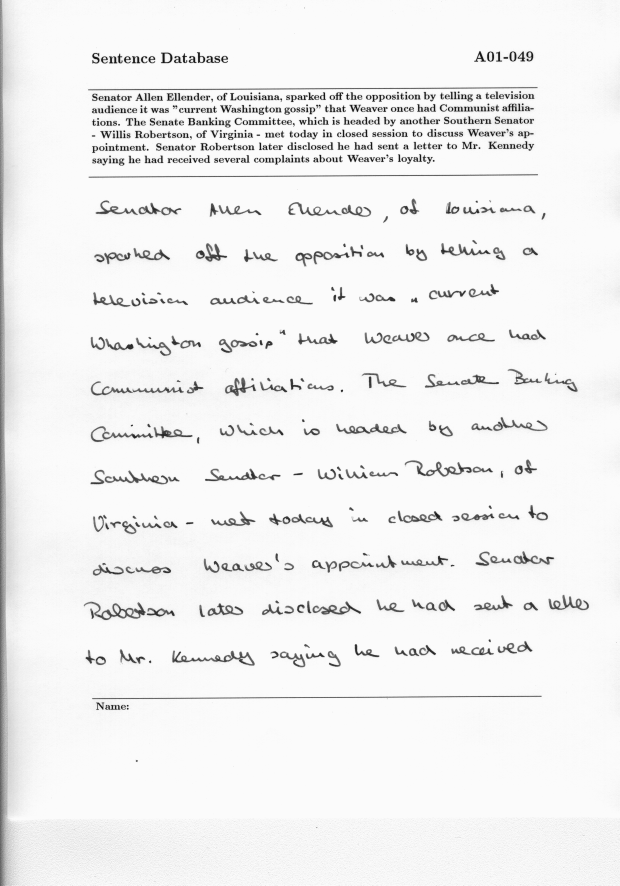
#> input picture a01-049u.png, 2479 x 3542 px (shown at 1/4 size)
$ python main.py
#> lines starting #> are read from the running program, lines starting #| are printed output that depends on the picture; after the words box and inside, x2 and y2 are one past the last pixel; in counts of white or black regions, pixels touching at a corner belong together
import cv2
import numpy as np

def preprocess_image(image):
    """
    Convert to grayscale, blur, and binarize the image.
    Adaptive thresholding is used for robust thresholding under different lighting.
    """
    gray = cv2.cvtColor(image, cv2.COLOR_BGR2GRAY)
    # Apply Gaussian blur to smooth out noise
    blurred = cv2.GaussianBlur(gray, (5, 5), 0)
    # Adaptive thresholding for variable lighting conditions
    thresh = cv2.adaptiveThreshold(blurred, 255,
                                   cv2.ADAPTIVE_THRESH_GAUSSIAN_C,
                                   cv2.THRESH_BINARY_INV,
                                   15, 10)
    return thresh

import matplotlib.pyplot as plt

def show_image_with_bbox(image, bbox):
    import cv2
    cv2.rectangle(image, (bbox[0], bbox[1]),
                  (bbox[0]+bbox[2], bbox[1]+bbox[3]),
                  (0,255,0), 2)

    # Convert BGR to RGB for matplotlib
    image_rgb = cv2.cvtColor(image, cv2.COLOR_BGR2RGB)

    plt.imshow(image_rgb)
    plt.title("Detected Area")
    plt.axis('off')
    plt.show()


def get_written_area(thresh, size=(1240, 1754)):
    """
    Find contours and select the largest bounding rectangle which presumably
    corresponds to the handwritten area.
    Use morphology to merge nearby components if needed.
    """
    # Use dilation to merge individual handwriting strokes if necessary.
    kernel = cv2.getStructuringElement(cv2.MORPH_RECT, (5, 5))
    dilated = cv2.dilate(thresh, kernel, iterations=2)

    # Find contours on the dilated image.
    contours, _ = cv2.findContours(dilated, cv2.RETR_EXTERNAL, cv2.CHAIN_APPROX_SIMPLE)

    if not contours:
        return None

    # Select the largest contour by area, assuming handwriting dominates.
     # Compute bounding boxes for all valid contours
    img_area = size[0] * size[1]
    W, H = size
    valid_boxes = []

    for cnt in contours:
        area = cv2.contourArea(cnt)
        x, y, w, h = cv2.boundingRect(cnt)

        if not (0.0002 * img_area < area < 0.04 * img_area):
            continue

        too_close_left = x < 0.02 * W
        too_close_bottom = (y + h) > 0.98 * H
        aspect_ratio = h / (w + 1e-5)

        # Reject small blobs on the border or weird tall vertical ones
        if (too_close_left or too_close_bottom) and area < 800:
            continue
        if too_close_left and aspect_ratio > 5 and area > 100:
            continue  # likely left-side shading or scan artifact Relative to image dimensions


        valid_boxes.append((x, y, w, h))


    if not valid_boxes:
        return None

    # Find extremes of all boxes
    x_vals = [x for x, y, w, h in valid_boxes]
    y_vals = [y for x, y, w, h in valid_boxes]
    x2_vals = [x + w for x, y, w, h in valid_boxes]
    y2_vals = [y + h for x, y, w, h in valid_boxes]

    # Unified bounding box
    x_min = min(x_vals)
    y_min = min(y_vals)
    x_max = max(x2_vals)
    y_max = max(y2_vals)

    bbox = (x_min, y_min, x_max - x_min, y_max - y_min)

    return bbox

def analyze_margins(image, bounding_box, margin_threshold=50):
    """
    Calculates margin distances from the bounding box to page edges.
    Compares each margin with a threshold (in pixels) to determine if the margin is 'good' (i.e., sufficiently large).
    Adjust margin_threshold according to resolution.
    """
    img_h, img_w = image.shape[:2]
    x, y, w, h = bounding_box

    # Calculate distances
    left_margin = x
    top_margin = y
    right_margin = img_w - (x + w)
    bottom_margin = img_h - (y + h)

    # Evaluate if each margin is above the threshold.
    left_good   = left_margin >= margin_threshold
    right_good  = right_margin >= margin_threshold
    top_good    = top_margin >= margin_threshold
    bottom_good = bottom_margin >= margin_threshold

    return [left_good, right_good, top_good, bottom_good], (left_margin, top_margin, right_margin, bottom_margin)

def analyze_line_orientation(thresh, debug=False):
    """
    Use probabilistic Hough Line Transform to detect lines in the threshold image.
    Analyze the angles of the detected lines to decide if lines are straight, sloped, or curved.
    This is a simplistic method:
        - if the standard deviation of angles is below a small value, lines are considered 'straight' or consistently 'sloped'.
        - if the mean angle is near zero, they are straight.
        - if the mean angle is significantly non-zero, they are sloped.
        - if the variation is high, it suggests curvature or irregularity.
    Returns a tuple of booleans: (is_line_straight, is_line_sloped, is_line_curved).
    """
    edges = cv2.Canny(thresh, 50, 150, apertureSize=3)
    # Using HoughLinesP to get line segments.
    lines = cv2.HoughLinesP(edges, rho=1, theta=np.pi/180, threshold=100, minLineLength=thresh.shape[1]//2, maxLineGap=20)

    if lines is None:
        # No lines detected; might mean free-form handwritten text.
        return False, False, False

    angles = []
    for line in lines:
        x1, y1, x2, y2 = line[0]
        # Avoid division by zero.
        if x2 - x1 == 0:
            angle = 90.0
        else:
            angle = np.degrees(np.arctan((y2 - y1) / (x2 - x1)))
        angles.append(angle)
        if debug:
            pass
            # print(f"Line: ({x1}, {y1}), ({x2}, {y2}) angle: {angle:.2f}")

    angles = np.array(angles)
    mean_angle = np.mean(angles)
    std_angle = np.std(angles)

    # Define thresholds (these may need tuning)
    angle_straight_threshold = 5.0  # if mean angle is within 5° of horizontal, count as straight
    std_angle_threshold = 10.0      # low variance implies consistency

    is_line_straight = (abs(mean_angle) <= angle_straight_threshold and std_angle <= std_angle_threshold)
    is_line_sloped   = (abs(mean_angle) > angle_straight_threshold and std_angle <= std_angle_threshold)
    is_line_curved   = std_angle > std_angle_threshold

    return is_line_straight, is_line_sloped, is_line_curved

def process_page_image(image_path, margin_threshold=50, debug=False):
    """
    Main function to process a page image and output a list of boolean results.
    The result list order:
        [left_margin_good, right_margin_good, top_margin_good, bottom_margin_good,
         is_line_straight, is_line_sloped, is_line_curved]
    """
#> called with image_path = 'a01-049u.png', margin_threshold = 50, debug = True
    STANDARD_SIZE = (1240, 1754)  # A4 in pixels at ~150 DPI

    image = cv2.imread(image_path)
#> image is the input picture: shape (3542, 2479, 3); min 15, max 251, mean 240.6
    if image is None:
        raise ValueError("Could not load image. Check the path.")

    image = cv2.resize(image, STANDARD_SIZE, interpolation=cv2.INTER_AREA)
#> image: shape (1754, 1240, 3)


    # Preprocess the image to obtain a binarized version highlighting the writing.
    thresh = preprocess_image(image)
#> in preprocess_image, `thresh = cv2.adaptiveThreshold(blurred, 255, cv2.ADAPTIVE_THRESH_GAUSS..`:
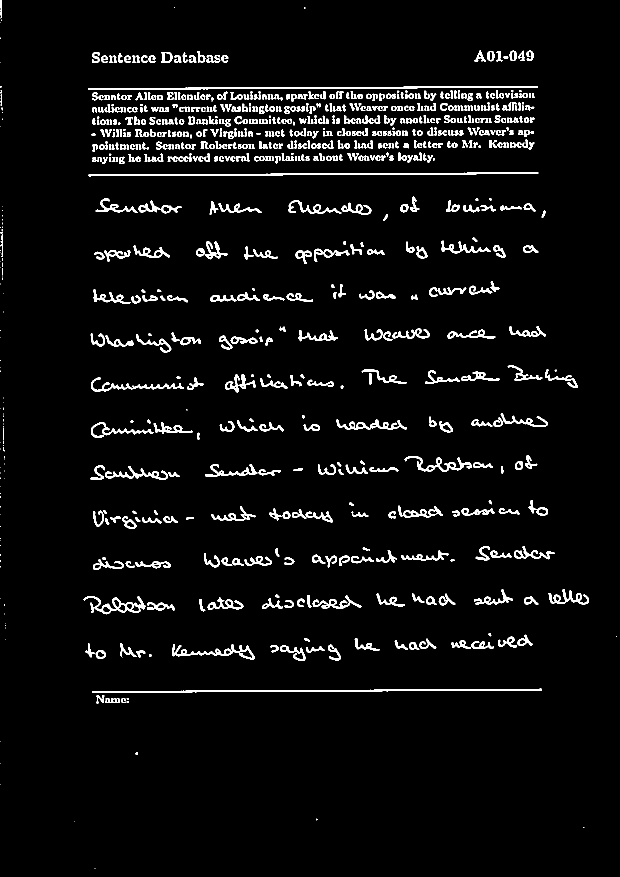
#> thresh: shape (1754, 1240) (shown at 1/2 size); 4.6% white; 850 white regions (128 under 20 px), largest, box (x1, y1, x2, y2) and area: (176, 172, 1076, 180) 2824, (177, 344, 1077, 353) 2799, (184, 1377, 1084, 1386) 2783

    # Get bounding box for written area.
    bbox = get_written_area(thresh)
#> in get_written_area, `dilated = cv2.dilate(thresh, kernel, iterations=2)`:
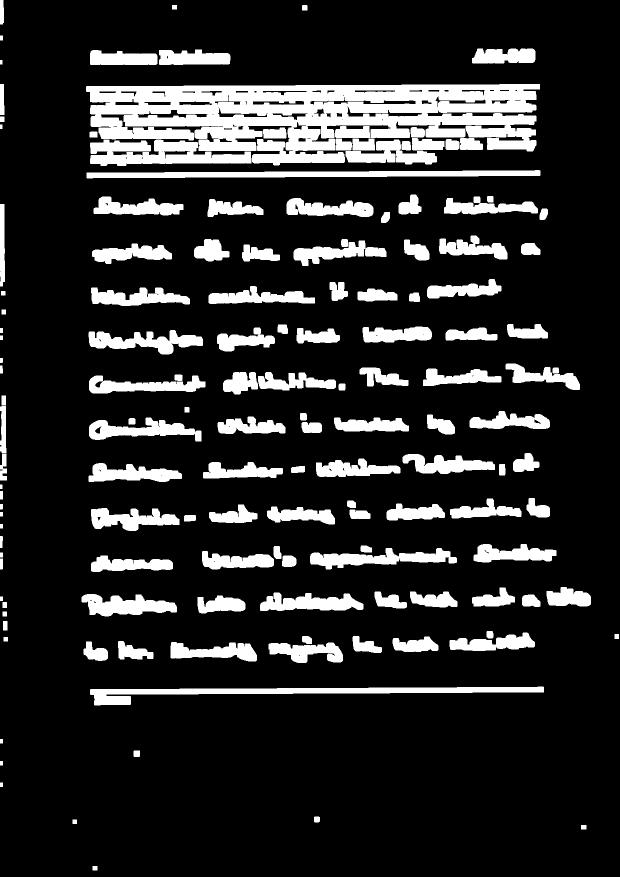
#> dilated: shape (1754, 1240) (shown at 1/2 size); 16% white; 144 white regions
#> in get_written_area, `contours, _ = cv2.findContours(dilated, cv2.RETR_EXTERNAL, cv2.CHAIN_A..`: contours = 144 contours; largest, box (x1, y1, x2, y2) and area: (172, 168, 1080, 331) 94173, (180, 1373, 1088, 1411) 10578, (180, 279, 503, 332) 10362, (173, 340, 1081, 357) 9240, (620, 1096, 914, 1139) 5728
#> the loop in get_written_area, `for cnt in contours:` made 144 passes
#> (area, x, y, w, h, aspect_ratio) on passes 9, 10, 11, 12, 13, 15, 16, 19: (10577.5, 180, 1373, 908, 38, 0.0419), (3521.5, 537, 1285, 149, 41, 0.275), (3862, 341, 1284, 173, 39, 0.225), (1134, 167, 1283, 49, 39, 0.796), (1467, 236, 1282, 71, 37, 0.521), (1885.5, 785, 1273, 92, 31, 0.337), (1093, 705, 1272, 59, 34, 0.576), (3596, 899, 1265, 171, 37, 0.216)
#> after the loop in get_written_area, `for cnt in contours:`: valid_boxes = 81 items, first 6: (180, 1373, 908, 38), (537, 1285, 149, 41), (341, 1284, 173, 39), (167, 1283, 49, 39), (236, 1282, 71, 37), (785, 1273, 92, 31)
#> in get_written_area, `x_vals = [x for x, y, w, h in valid_boxes]`: x_vals = 81 values, max 1093 at index 15, min 163 at index 10, mean 603.4
#> in get_written_area, `y_vals = [y for x, y, w, h in valid_boxes]`: y_vals = 81 values, max 1373 at index 0, min 97 at index 80, mean 759.8
#> in get_written_area, `x2_vals = [x + w for x, y, w, h in valid_boxes]`: x2_vals = 81 values, max 1182 at index 15, min 216 at index 3, mean 745
#> in get_written_area, `y2_vals = [y + h for x, y, w, h in valid_boxes]`: y2_vals = 81 values, max 1411 at index 0, min 127 at index 80, mean 795.4
#> in get_written_area, `x_min = min(x_vals)`: x_min = 163
#> in get_written_area, `y_min = min(y_vals)`: y_min = 97
#> in get_written_area, `x_max = max(x2_vals)`: x_max = 1182
#> in get_written_area, `y_max = max(y2_vals)`: y_max = 1411
#> in get_written_area, `bbox = (x_min, y_min, x_max - x_min, y_max - y_min)`: bbox = (163, 97, 1019, 1314)
#> bbox = (163, 97, 1019, 1314)

    show_image_with_bbox(image,bbox)
#> in show_image_with_bbox, `cv2.rectangle(image, (bbox[0], bbox[1]), (bbox[0]+bbox[2], bbox[1]+bbo..`:
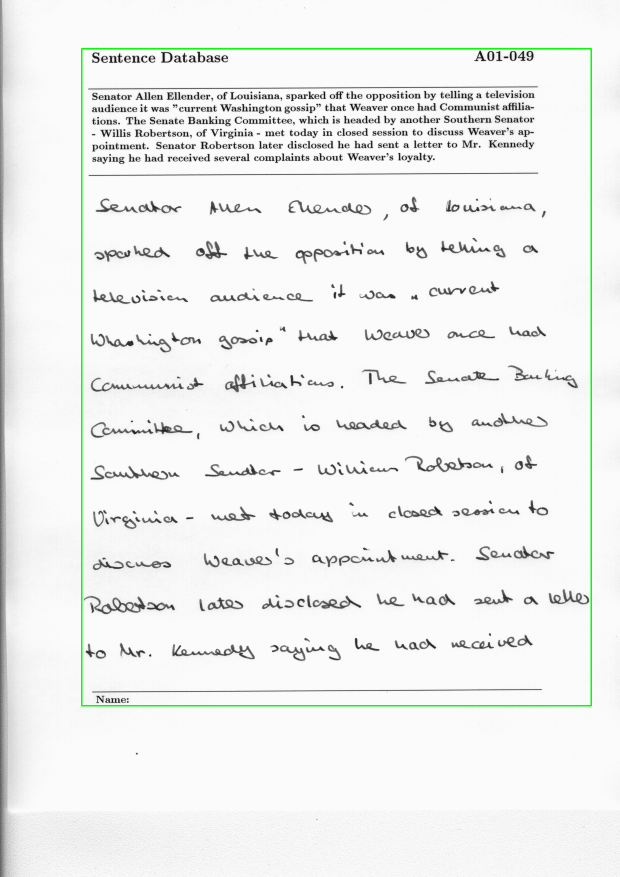
#> image: shape (1754, 1240, 3) (shown at 1/2 size); mean B, G, R 239, 240.7, 239

    if bbox is None:
        # No writing detected; return defaults.
        margin_bools = (False, False, False, False)
    else:
        margin_bools, margins = analyze_margins(image, bbox, margin_threshold)
#> in analyze_margins, `x, y, w, h = bounding_box`: x = 163; y = 97; w = 1019; h = 1314
#> in analyze_margins, `left_margin = x`: left_margin = 163
#> in analyze_margins, `top_margin = y`: top_margin = 97
#> in analyze_margins, `right_margin = img_w - (x + w)`: right_margin = 58
#> in analyze_margins, `bottom_margin = img_h - (y + h)`: bottom_margin = 343
#> in analyze_margins, `left_good   = left_margin >= margin_threshold`: left_good = True
#> margin_bools = [True, True, True, True]; margins = (163, 97, 58, 343)
        if debug:
            print(f"Bounding box: {bbox}")
#| Bounding box: (163, 97, 1019, 1314)
            print(f"Margins (L, T, R, B): {margins}")
#| Margins (L, T, R, B): (163, 97, 58, 343)

    # Analyze line orientation
    # We use the thresholded image again; note: for lined paper you might wish to remove printed lines first.
    line_bools = analyze_line_orientation(thresh, debug=debug)
#> in analyze_line_orientation, `edges = cv2.Canny(thresh, 50, 150, apertureSize=3)`:
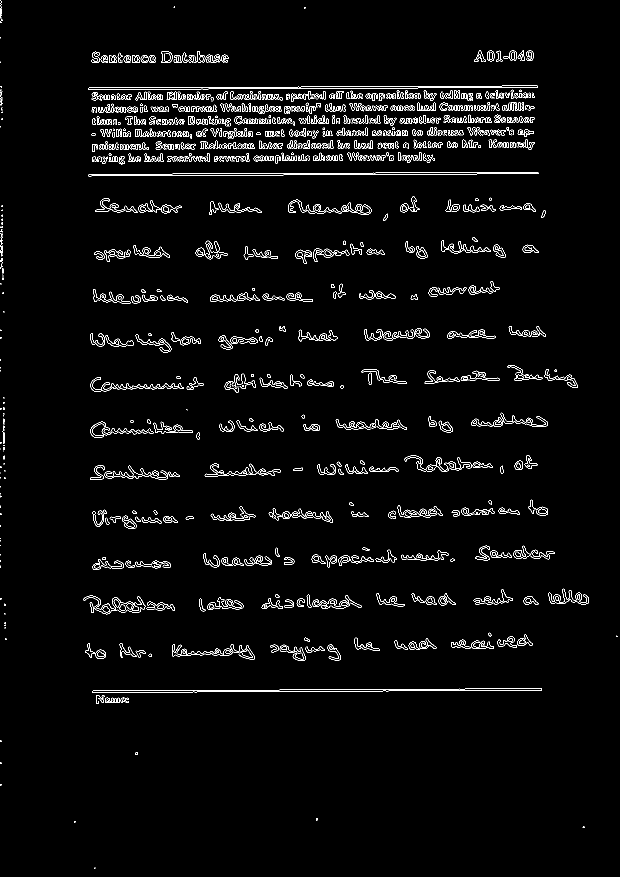
#> edges: shape (1754, 1240) (shown at 1/2 size); 2.7% white in thin lines or dots
#> in analyze_line_orientation, `lines = cv2.HoughLinesP(edges, rho=1, theta=np.pi/180, threshold=100, ..`: lines = 51 rows, first 6: [184, 196, 1050, 196], [184, 245, 1024, 245], [184, 220, 1060, 220], [190, 194, 1068, 194], [183, 189, 1067, 189], [182, 269, 1058, 269]
#> the loop in analyze_line_orientation, `for line in lines:` made 51 passes
#> after the loop in analyze_line_orientation, `for line in lines:`: angles = 51 values from 0 to 0
#> in analyze_line_orientation, `mean_angle = np.mean(angles)`: mean_angle = 0
#> in analyze_line_orientation, `is_line_straight = (abs(mean_angle) <= angle_straight_threshold and st..`: is_line_straight = True
#> in analyze_line_orientation, `is_line_sloped   = (abs(mean_angle) > angle_straight_threshold and std..`: is_line_sloped = False
#> line_bools = (True, False, False)
    if debug:
        pass
        # print(f"Line orientation booleans (straight, sloped, curved): {line_bools}")

    # Combine results
    result = list(margin_bools) + list(line_bools)
#> result = [True, True, True, True, True, False, False]
    return result

def analyze_personalities(result):
    personality = ""
    left_margin_good, right_margin_good, top_margin_good, bottom_margin_good, is_line_straight, is_line_sloped, is_line_curved = result
    if(not left_margin_good):
        personality += "Attachec to Family,People and culture, Unlikely to prefer settling outside their own country, stay in same job for long time, "
    else:
        personality += "Socially concious, Weak emotional bond with family, "

    if(right_margin_good):
        personality += "Fear of Failure, Follower mentality, may experience stagnation in long run, "
    else:
        personality += "Blind Risk Taker, Impulsive approach towards goals and opportunities, Adventurous, "

    if(is_line_sloped):
        personality += "Positive Energy, "

    if(bottom_margin_good):
        personality += "Productive, Effective in utilizing their time and resources, Strong vision for future, "
    else:
        personality += "Acts without hesitation, Tend to plan every moment of their lives"

    return personality


# Example usage:
if __name__ == '__main__':
    # Replace 'page_image.jpg' with your image file path.
    image_path = 'a01-049u.png'
    try:
        results = process_page_image(image_path, margin_threshold=50, debug=True)
#> results = [True, True, True, True, True, False, False]
        print("Results (left_margin_good, right_margin_good, top_margin_good, bottom_margin_good,"
              " is_line_straight, is_line_sloped, is_line_curved):")
        print(results)
#| [True, True, True, True, True, False, False]

        print("Personality assensment: ", analyze_personalities(results) )
#> in analyze_personalities, `left_margin_good, right_margin_good, top_margin_good, bottom_margin_go..`: left_margin_good = True; is_line_sloped = False
#> (printed output is left out)
    except Exception as e:
        print("Error:", e)

$ run again, with a01-000u.png copied over a01-049u.png
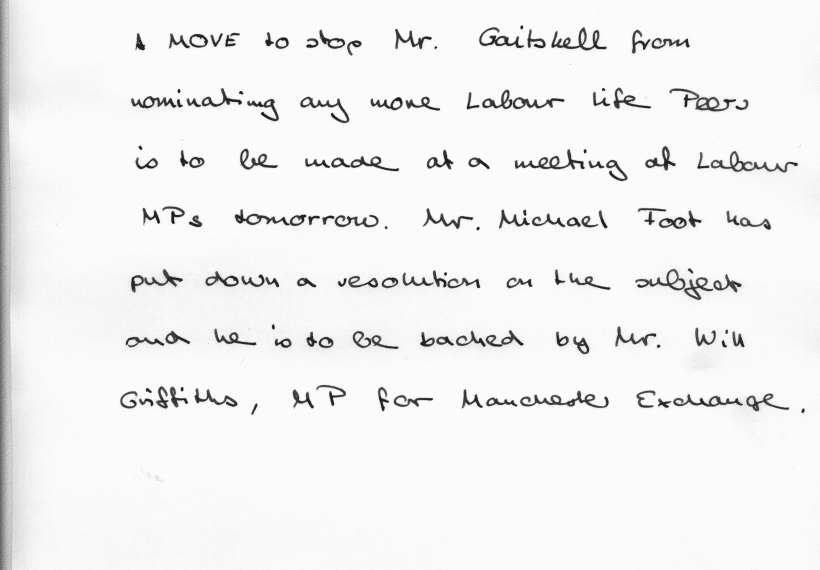
#> input picture a01-000u.png, 2458 x 1708 px (shown at 1/3 size)
#> in process_page_image, image is the input picture: shape (1708, 2458, 3); min 17, max 251, mean 241.4
#> thresh: shape (1754, 1240); 3.4% white; 387 white regions (245 under 20 px), largest, box (x1, y1, x2, y2) and area: (787, 1203, 921, 1257) 1866, (1076, 465, 1208, 532) 1776, (834, 84, 918, 155) 1637
#> dilated: shape (1754, 1240); 10.4% white; 184 white regions
#> contours = 184 contours; largest, box (x1, y1, x2, y2) and area: (721, 80, 922, 159) 9225, (960, 1199, 1199, 1271) 8360, (194, 267, 426, 378) 8342, (694, 1195, 925, 1263) 7991, (507, 828, 731, 892) 7958
#> the loop in get_written_area, `for cnt in contours:` made 184 passes
#> (cnt, area, x, y, w, h) on passes 1, 3, 4: ([[0, 1744], [0, 1752], [5, 1752], [5, 1744]], 40, 0, 1744, 6, 9), ([[0, 1726], [0, 1734], [4, 1734], [4, 1726]], 32, 0, 1726, 5, 9), ([[12, 1715], [12, 1723], [21, 1723], [21, 1715]], 72, 12, 1715, 10, 9)
#> after the loop in get_written_area, `for cnt in contours:`: valid_boxes = 56 items, first 6: (376, 1238, 18, 45), (960, 1199, 239, 72), (694, 1195, 231, 68), (439, 1195, 40, 69), (291, 1192, 73, 65), (568, 1188, 92, 84)
#> x_vals = 56 values, max 1109 at index 42, min 0 at index 41, mean 583.1
#> y_vals = 56 values, max 1238 at index 0, min 80 at index 55, mean 663.5
#> x2_vals = 56 values, max 1212 at index 35, min 18 at index 41, mean 678.8
#> y2_vals = 56 values, max 1283 at index 0, min 154 at index 50, mean 731.1
#> x_min = 0
#> y_min = 80
#> x_max = 1212
#> y_max = 1283
#> in get_written_area, `bbox = (x_min, y_min, x_max - x_min, y_max - y_min)`: bbox = (0, 80, 1212, 1203)
#> in show_image_with_bbox, `cv2.rectangle(image, (bbox[0], bbox[1]), (bbox[0]+bbox[2], bbox[1]+bbo..`:
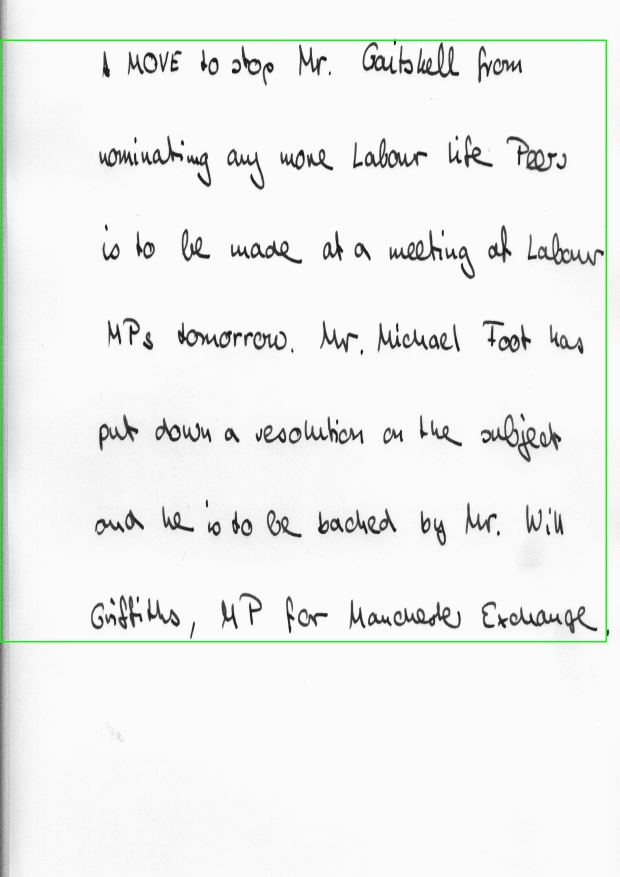
#> image: shape (1754, 1240, 3) (shown at 1/2 size); mean B, G, R 240, 241.5, 240
#> in analyze_margins, `x, y, w, h = bounding_box`: x = 0; y = 80; w = 1212; h = 1203
#> left_margin = 0
#> top_margin = 80
#> right_margin = 28
#> bottom_margin = 471
#> left_good = False
#> top_good = True
#> margin_bools = [False, False, True, True]; margins = (0, 80, 28, 471)
#| Bounding box: (0, 80, 1212, 1203)
#| Margins (L, T, R, B): (0, 80, 28, 471)
#> in analyze_line_orientation, `edges = cv2.Canny(thresh, 50, 150, apertureSize=3)`:
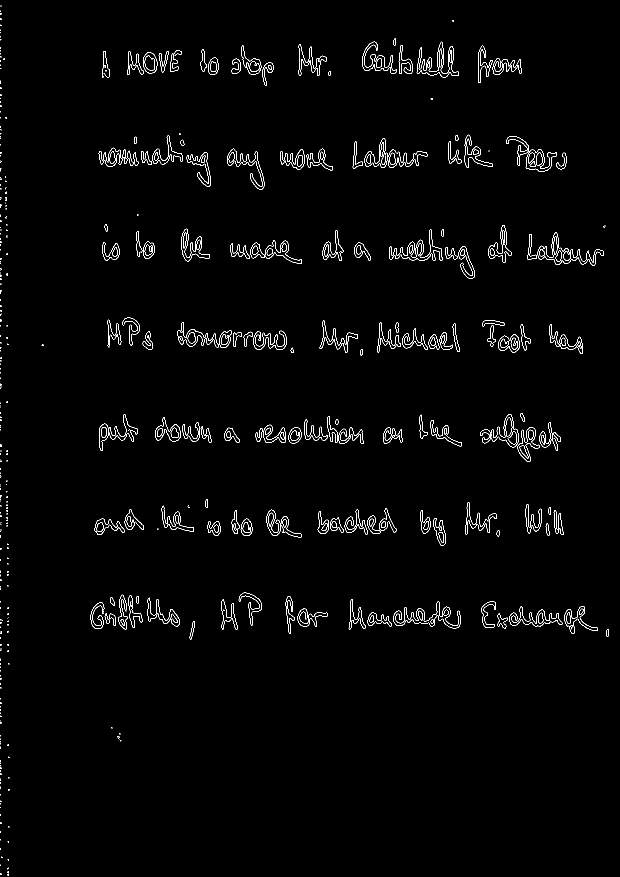
#> edges: shape (1754, 1240) (shown at 1/2 size); 1.5% white in thin lines or dots
#> lines = None
#> line_bools = (False, False, False)
#> result = [False, False, True, True, False, False, False]
#| [False, False, True, True, False, False, False]
#> left_margin_good = False; top_margin_good = True; is_line_straight = False
#> (printed output is left out)
